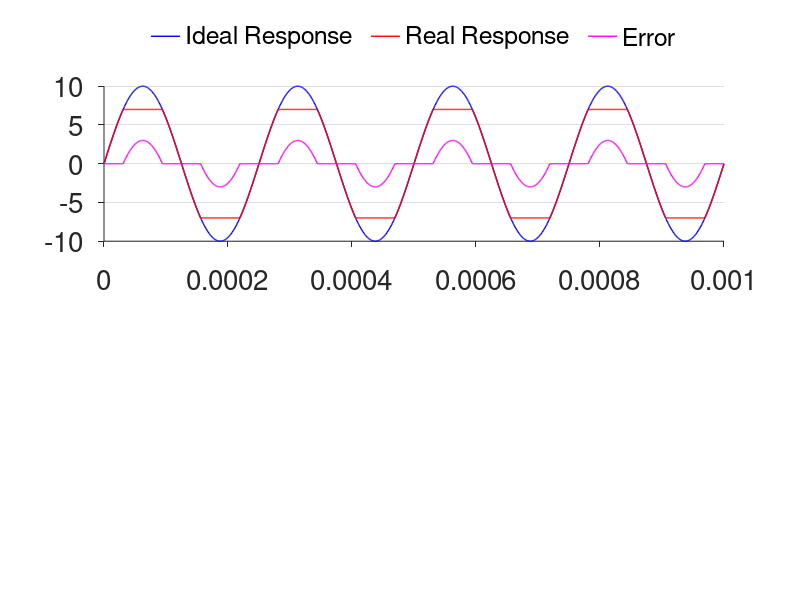

This figure's MATLAB source: (Note: this script raises an error after producing the figure.)
clc;
clear all;

s_rate = 1e-6;
t = [0:s_rate:1e-3];
ideal_sgl = 10*sin(8000*pi*t);
subplot(2,1,1);
hold on;
plot(t, ideal_sgl, 'b', 'linewidth', 1);
set(gca, ...
    'Box', 'off', ...
    'Ytick', [-10:5:10], ...
    'TickDir', 'out', ...
    'YGrid', 'on', ...
    'FontSize', 20);

real_sgl = ideal_sgl;
real_sgl(real_sgl>7) = 7;
real_sgl(real_sgl<-7) = -7;
plot(t, real_sgl, 'r', 'linewidth', 1);

error = ideal_sgl-real_sgl;
plot(t, error, 'm', 'linewidth', 1);

legend('Ideal Response', 'Real Response', 'Error',...
        'Location','northoutside', ...
        'Orientation', 'horizontal');
legend('boxoff');
pbaspect([4,1,1]);
hold off;

ft = fft(real_sgl);
len = int32(length(ft)/2);

fndmtl = ft;
fndmtl(fndmtl < max(ft)) = 0;
fndharm = ifft(fndmtl,'symmetric');
subplot(2,1,2);
hold on;
plot(t, fndharm, 'b', 'linewidth', 1);
set(gca, ...
    'Box', 'off', ...
    'Ytick', [-10:5:10], ...
    'TickDir', 'out', ...
    'YGrid', 'on', ...
    'FontSize', 20);

highft = ft;
highft(highft >= max(ft)) = 0;
highharm = ifft(highft, 'symmetric');
plot(t, highharm, 'r', 'linewidth', 1);

legend('Fundamental Harmonic', 'Higher Harmonic',...
        'Location','northoutside', ...
        'Orientation', 'horizontal');
legend('boxoff');
pbaspect([4,1,1]);
hold off;


